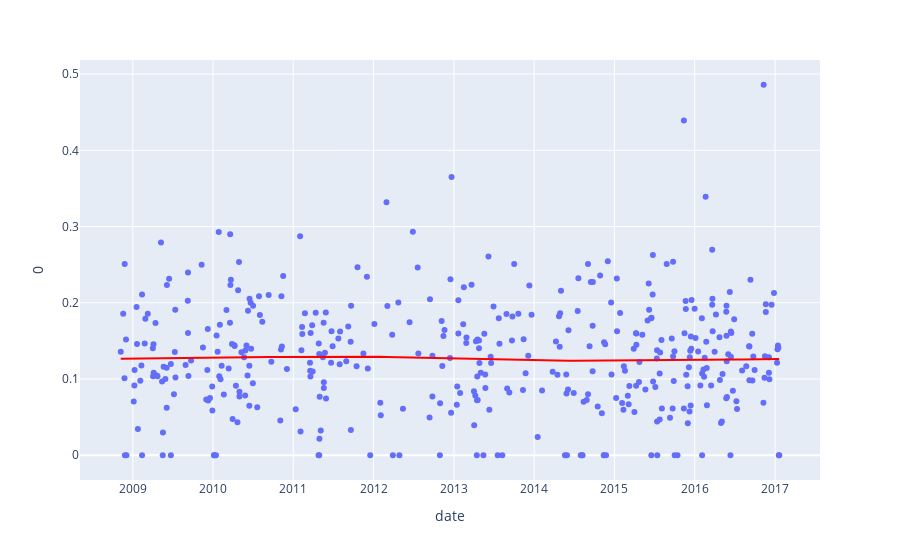

Write notebook code for a chart like this one.
### Markdown cell above
<A HREF="https://plotly.com/python/linear-fits/">Plotly trendlines and linear fits</A>

### Code cell
fig = px.scatter(amrhet, x="date", y="0", trendline="lowess", trendline_color_override="red")
fig.show()

### Figure 1 — Plotly figure (JSON) as saved in the notebook; plotly's stock layout.template omitted (floating-point values rounded to 4 significant figures; data arrays with more than 128 entries replaced by an {"elided": "..."} marker saying what was removed)
{"data": [{"hovertemplate": "date=%{x}<br>0=%{y}<extra></extra>", "legendgroup": "", "marker": {"color": "#636efa", "symbol": "circle"}, "mode": "markers", "name": "", "orientation": "v", "showlegend": false, "type": "scatter", "x": {"elided": "409 str values"}, "xaxis": "x", "y": {"elided": "409 float values"}, "yaxis": "y"}, {"hovertemplate": "<b>LOWESS trendline</b><br><br>date=%{x}<br>0=%{y} <b>(trend)</b><extra></extra>", "legendgroup": "", "line": {"color": "red"}, "marker": {"color": "#636efa", "symbol": "circle"}, "mode": "lines", "name": "", "showlegend": false, "type": "scatter", "x": {"elided": "409 str values"}, "xaxis": "x", "y": {"elided": "409 float values"}, "yaxis": "y"}], "layout": {"legend": {"tracegroupgap": 0}, "margin": {"t": 60}, "xaxis": {"anchor": "y", "domain": [0, 1], "title": {"text": "date"}}, "yaxis": {"anchor": "x", "domain": [0, 1], "title": {"text": "0"}}}}
